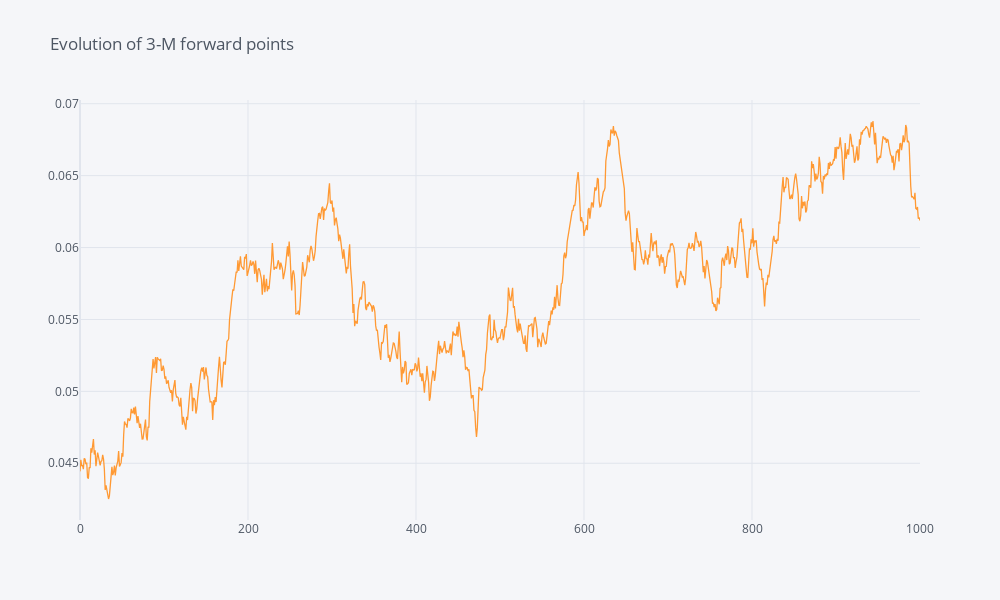

The code cell stored with this chart in its notebook:
### Markdown cell above
On plotting the evolution of 3 month rate

### Code cell
simulated_fwd_rate_n.iloc[:, 7].iplot(title='Evolution of 3-M forward points')

### Figure 1 — Plotly figure (JSON) as saved in the notebook; plotly's stock layout.template omitted (floating-point values rounded to 4 significant figures; data arrays with more than 128 entries replaced by an {"elided": "..."} marker saying what was removed)
{"data": [{"line": {"color": "rgba(255, 153, 51, 1.0)", "dash": "solid", "shape": "linear", "width": 1.3}, "mode": "lines", "name": "3", "text": "", "type": "scatter", "x": {"elided": "1001 int values"}, "y": {"elided": "1001 float values"}}], "layout": {"height": 600, "legend": {"bgcolor": "#F5F6F9", "font": {"color": "#4D5663"}}, "paper_bgcolor": "#F5F6F9", "plot_bgcolor": "#F5F6F9", "title": {"font": {"color": "#4D5663"}, "text": "Evolution of 3-M forward points"}, "width": 1000, "xaxis": {"gridcolor": "#E1E5ED", "showgrid": true, "tickfont": {"color": "#4D5663"}, "title": {"font": {"color": "#4D5663"}, "text": ""}, "zerolinecolor": "#E1E5ED"}, "yaxis": {"gridcolor": "#E1E5ED", "showgrid": true, "tickfont": {"color": "#4D5663"}, "title": {"font": {"color": "#4D5663"}, "text": ""}, "zerolinecolor": "#E1E5ED"}}}
